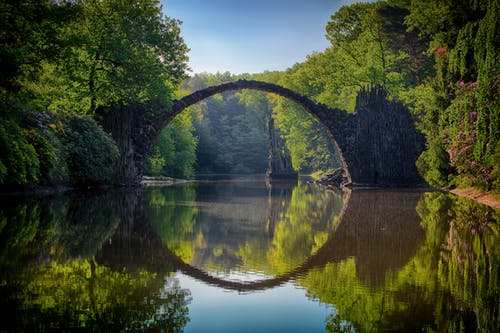
#> input picture HelloSivi/Finding Dominant Color Hexcode/1.jpeg, 500 x 333 px, found by its file name
$ jupyter execute --allow-errors 'Dominant Colors Hexcode.ipynb'
#> lines starting #> are read from the running program, lines starting #| are printed output that depends on the picture
[cell 1]
import cv2
import numpy as np
import matplotlib.pyplot as plt
from sklearn.cluster import KMeans

[cell 2]
def find_histogram(clt): #function to limit the number of histograms to the desired number of clusters.

    """
    create a histogram with k clusters
    :param: clt
    :return:hist
    """
    numLabels = np.arange(0, len(np.unique(clt.labels_)) + 1)
    (hist, _) = np.histogram(clt.labels_, bins=numLabels)

    hist = hist.astype("float")
    hist /= hist.sum()

    return hist

[cell 3]
def plot_colors2(hist, centroids):
    bar = np.zeros((50, 300, 3), dtype="uint8")
    startX = 0

    for (percent, color) in zip(hist, centroids):
        # plot the relative percentage of each cluster
        endX = startX + (percent * 300)
        cv2.rectangle(bar, (int(startX), 0), (int(endX), 50),
                      color.astype("uint8").tolist(), -1)
        startX = endX

    # return the bar chart
    return bar

[cell 4]
img = cv2.imread("C:/Users/Aditya/Documents/Internship Assessment/HelloSivi/Finding Dominant Color Hexcode/1.jpeg")
#> img is the input picture: shape (333, 500, 3); mean B, G, R 53, 74, 66.2

[cell 5]
img = cv2.cvtColor(img, cv2.COLOR_BGR2RGB)

[cell 6]
img = img.reshape((img.shape[0] * img.shape[1],3)) #represent as row*column,channel number
clt = KMeans(n_clusters=3) #cluster number
clt.fit(img)

[cell 7]
hist = find_histogram(clt)
bar = plot_colors2(hist, clt.cluster_centers_)
#> after the loop in plot_colors2, `for (percent, color) in zip(hist, centroids):`:
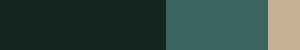
#> bar: shape (50, 300, 3); mean of channels 0, 1, 2 65.7, 74.1, 52.4; drawn as B, G, R
print(hist)
fig = plt.figure()
plt.axis("off")
plt.imshow(bar)
plt.show()
fig.savefig('plot.png')

[cell 8]
from PIL import Image
from colormap import rgb2hex

im = Image.open('plot.png', 'r')
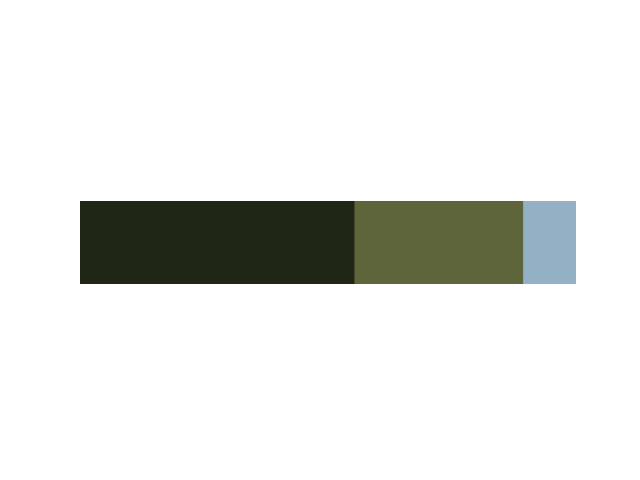
#> im: PIL image 640x480 RGBA; mean R, G, B, A 229.6, 230.8, 227.8, 255
pix_val = list(im.getdata())
#> pix_val = 307200 items

pix_val_set =list(set(pix_val))
#> pix_val_set = [(139, 165, 176, 255), (97, 104, 65, 255), (32, 38, 21, 255), (147, 176, 197, 255), (255, 255, 255, 255), (66, 72, 41, 255), (95, 101, 58, 255)]
#> (the rest of this cell did not finish here and is left out)
